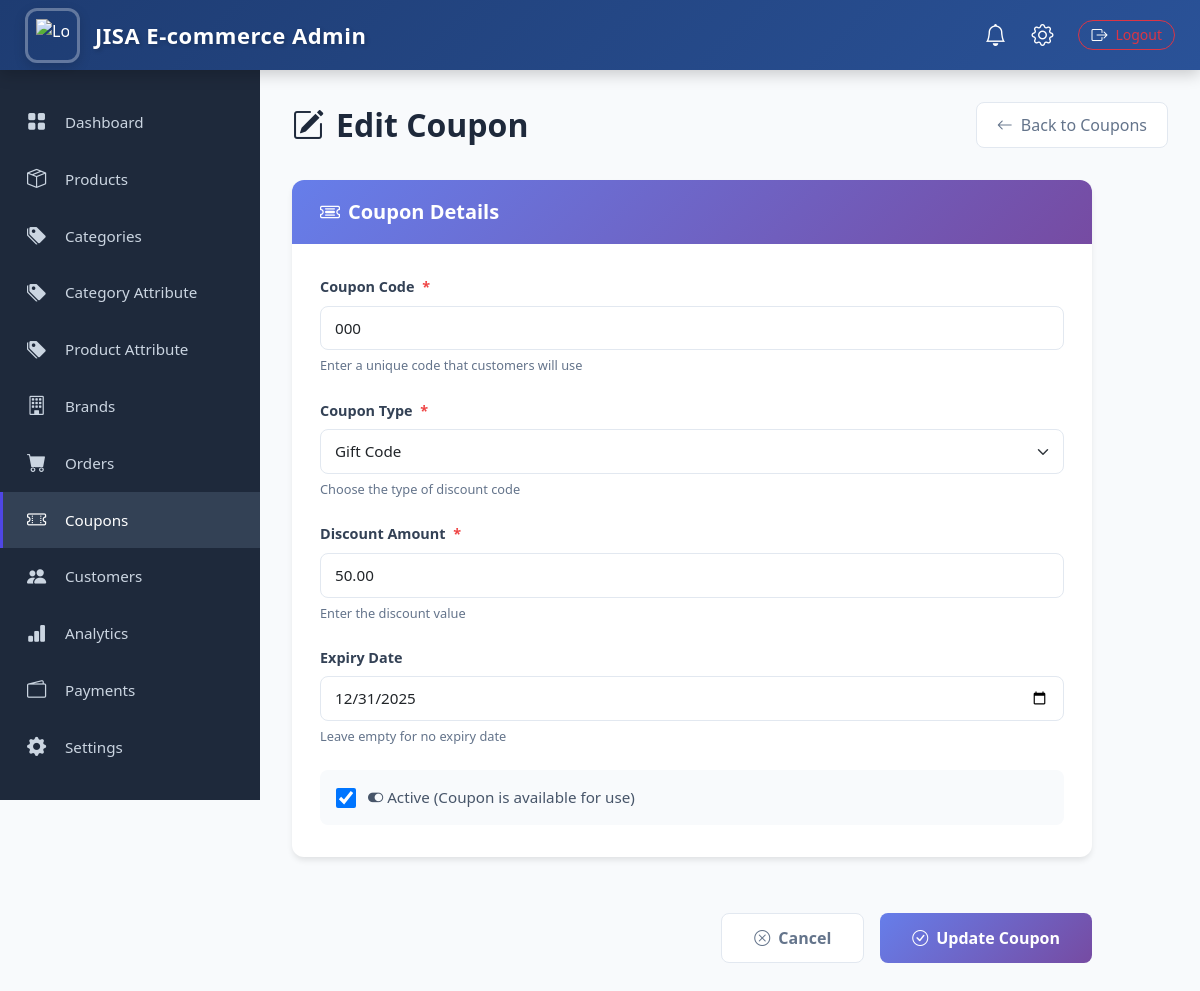
The page /adminpanel/coupons/edit/3/ (signed in) on the database its author committed.
### core/models.py (models this page shows, shortened)
class Coupon(models.Model):
    COUPON_TYPES = (
        ('coupon', 'Coupon'),
        ('gift', 'Gift Code'),
    )
    code = models.CharField(max_length=50, unique=True)
    type = models.CharField(max_length=10, choices=COUPON_TYPES, default='coupon')
    discount_amount = models.DecimalField(max_digits=10, decimal_places=2, default=0)
    is_active = models.BooleanField(default=True)
    expiry_date = models.DateField(null=True, blank=True)

### admin_panel/views.py (the view, shortened to what this page needs)
# urls.py: path('coupons/edit/<int:id>/', views.coupon_edit, name='coupon_edit'),
@superuser_required
def coupon_edit(request, id):
    coupon = get_object_or_404(Coupon, id=id)
    error = None
    return render(request, 'coupon/coupon_form.html', {
        'coupon': coupon,
        'error': error
    })

### admin_panel/views.py (called while the page is built)
def superuser_required(view_func):
    return user_passes_test(lambda u: u.is_superuser)(view_func)

### core/context_processors.py (called while the page is built)
def categories_menu(request):
    categories = Category.objects.filter(parent__isnull=True).prefetch_related('children')
    return {'menu_categories': categories}

### admin_panel/templates/coupon/coupon_form.html (shortened to what this page needs)
{% extends "admin-base.html" %}
{% block content %}
<div class="page-header">
    <h1>
        <i class="bi bi-{% if coupon %}pencil-square{% else %}plus-circle-fill{% endif %}"></i>
        {% if coupon %}Edit Coupon{% else %}Create New Coupon{% endif %}
    </h1>
    <a href="{% url 'coupon_list' %}" class="back-button">
        <i class="bi bi-arrow-left"></i>
        Back to Coupons
    </a>
</div>
<div class="form-container">
    <form method="POST">
        <div class="form-card">
            <div class="card-header-custom">
                <h4>
                    <i class="bi bi-ticket-detailed"></i>
                    Coupon Details
                </h4>
            </div>
            <div class="card-body-custom">
                <div class="form-group">
                    <label class="form-label">
                        Coupon Code <span class="required">*</span>
                    </label>
                    <input type="text"
                           name="code"
                           class="form-control"
                           placeholder="e.g., SAVE20, WELCOME2024"
                           value="{{ coupon.code|default:'' }}"
                           required>
                    <span class="form-text">Enter a unique code that customers will use</span>
                </div>
                <div class="form-group">
                    <label class="form-label">
                        Coupon Type <span class="required">*</span>
                    </label>
                    <select name="type" class="form-select">
                        <option value="gift" {% if coupon.type == 'gift' %}selected{% endif %}>
                            Gift Code
                        </option>
                    </select>
                    <span class="form-text">Choose the type of discount code</span>
                </div>
                <div class="form-group">
                    <label class="form-label">
                        Discount Amount <span class="required">*</span>
                    </label>
                    <input type="number"
                           name="discount_amount"
                           class="form-control"
                           placeholder="e.g., 20 or 500"
                           step="0.01"
                           min="0"
                           value="{{ coupon.discount_amount|default:0 }}"
                           required>
                    <span class="form-text">Enter the discount value</span>
                </div>
                <div class="form-group">
                    <label class="form-label">
                        Expiry Date
                    </label>
                    <input type="date"
                           name="expiry_date"
                           class="form-control"
                           value="{{ coupon.expiry_date|date:'Y-m-d' }}">
                    <span class="form-text">Leave empty for no expiry date</span>
                </div>
                <div class="form-check-custom">
                    <input type="checkbox"
                           name="is_active"
                           id="is_active"
                           {% if coupon.is_active or not coupon %}checked{% endif %}>
                    <label for="is_active">
                        <i class="bi bi-toggle-on"></i> Active (Coupon is available for use)
                    </label>
                </div>
            </div>
        </div>
        <div class="action-buttons">
            <a href="{% url 'coupon_list' %}" class="btn-custom btn-secondary-custom">
                <i class="bi bi-x-circle"></i>
                Cancel
            </a>
            <button type="submit" class="btn-custom btn-primary-custom">
                <i class="bi bi-check-circle"></i>
                {% if coupon %}Update Coupon{% else %}Create Coupon{% endif %}
            </button>
        </div>
    </form>
</div>
{% endblock %}

### admin_panel/templates/coupon/coupon_form.html (style rules this page uses)
.page-header { margin-bottom: 2rem; display: flex; justify-content: space-between; align-items: center; }
.page-header h1 { font-size: 2rem; font-weight: 700; color: #1e293b; margin: 0; display: flex; align-items: center; gap: 0.75rem; }
.back-button { background: white; color: #64748b; border: 1px solid #e2e8f0; padding: 0.625rem 1.25rem; border-radius: 8px; text-decoration: none; display: inline-flex; align-items: center; gap: 0.5rem; font-weight: 500; transition: all 0.2s; }
.form-container { max-width: 800px; }
.form-card { background: white; border-radius: 12px; box-shadow: 0 4px 6px -1px rgba(0, 0, 0, 0.1); margin-bottom: 2rem; overflow: hidden; }
.card-header-custom { background: linear-gradient(135deg, #667eea 0%, #764ba2 100%); color: white; padding: 1.25rem 1.75rem; border-bottom: none; }
.card-header-custom h4 { margin: 0; font-size: 1.25rem; font-weight: 600; display: flex; align-items: center; gap: 0.5rem; }
.card-body-custom { padding: 2rem 1.75rem; }
.form-group { margin-bottom: 1.5rem; }
.form-label { font-weight: 600; color: #334155; margin-bottom: 0.5rem; font-size: 0.9rem; display: block; }
.required { color: #ef4444; margin-left: 0.25rem; }
.form-control, .form-select, input[type="text"], input[type="number"], input[type="date"], select { border: 1px solid #e2e8f0; border-radius: 8px; padding: 0.625rem 0.875rem; font-size: 0.95rem; transition: all 0.2s; width: 100%; }
.form-check-custom { display: flex; align-items: center; gap: 0.75rem; padding: 1rem; background: #f8fafc; border-radius: 8px; margin-top: 1rem; }
.form-check-custom input[type="checkbox"] { width: 1.25rem; height: 1.25rem; cursor: pointer; }
.form-check-custom label { font-size: 0.95rem; color: #475569; cursor: pointer; margin: 0; font-weight: 500; }
.form-text { font-size: 0.8rem; color: #64748b; margin-top: 0.375rem; display: block; }
.action-buttons { display: flex; gap: 1rem; justify-content: flex-end; padding: 1.5rem 0; }
.btn-custom { border-radius: 8px; padding: 0.75rem 2rem; font-weight: 600; transition: all 0.2s; border: none; display: inline-flex; align-items: center; gap: 0.5rem; font-size: 1rem; cursor: pointer; text-decoration: none; }
.btn-primary-custom { background: linear-gradient(135deg, #667eea 0%, #764ba2 100%); color: white; }
.btn-secondary-custom { background: white; color: #64748b; border: 1px solid #e2e8f0; }

### rows shown on the page
Coupon: code "000", type "Gift Code", discount_amount "50.00", expiry_date "12/31/2025", is_active "☑"
